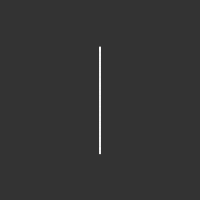
Frame 1 (no input)
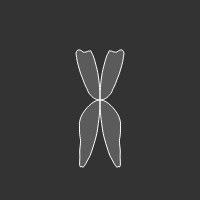
Frame 60 (no input)
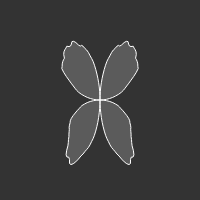
Frame 120 (the mouse pressed at the canvas centre since frame 60)

The p5.js sketch that drew these frames (run headless with seeded random() and noise() and a simulated clock; from frame 60 on, the mouse is pressed at the canvas centre):

// p5.js sketch
// ── sketch.js
/**
 * sketch.js
 *
 *
 * p5.js 레퍼런스: http://p5js.org/reference
 * 웹기술 레퍼런스: http://developer.mozilla.org
 * 로즈 메스메틱스 레퍼런스 : https://en.wikipedia.org/wiki/Rose_(mathematics)
 *
 * @author : https://github.com/Mosframe
 */


// -----------------------------------------------------------------
// 변수, 오브젝트 정의
// -----------------------------------------------------------------
var fps;

var dxSlider;
var yoff = 0;


// -----------------------------------------------------------------
// p5.js 함수들
// -----------------------------------------------------------------

function setup () {

    fps = createP('');

    dxSlider = createSlider(1,100,10);
    createP('');

    createCanvas(200, 200);
}


function draw () {

    background(51);

    push();
    translate( width/2, height/2 );
    rotate(PI/2);

    stroke(255);
    fill(255,50);
    strokeWeight(1);

    // 날개 생성

    var da = PI / 100;
    var dx = dxSlider.value()*0.01; // 0.1;

    var xoff = 0;
    beginShape();

    // 오른쪽 날개

    for( var a=-PI/2; a <= PI/2; a+= da ) {

        var n = noise(xoff,yoff);
        var r = sin(2*a) * map(n, 0, 1, 50, 100);
        var x = r * cos(a);
        var y = sin(yoff) * r * sin(a);
        xoff += dx;

        //point(x,y);
        vertex(x,y);
    }

    // 왼쪽 날개

    for( var a= PI/2; a <= 3*PI/2; a += da ) {

        var n = noise(xoff,yoff);
        var r = sin(2*a) * map(n, 0, 1, 50, 100);
        var x = r * cos(a);
        var y = sin(yoff) * r * sin(a);
        xoff -= dx;

        //point(x,y);
        vertex(x,y);
    }
    endShape();
    pop();

    yoff += 0.1;


    fps.html(floor(frameRate()));
}


// -----------------------------------------------------------------
// 사용자 정의 함수들
// -----------------------------------------------------------------
